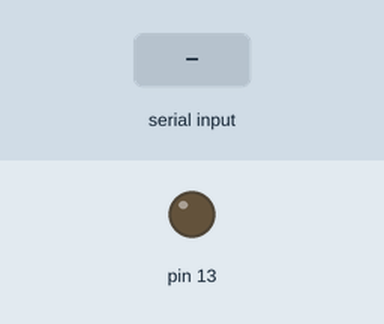
The sketch below on a simulated Arduino Uno, built with avr-gcc and run on an emulated ATmega328P. On the bench: output pins drawn as LEDs (lit = HIGH). Inputs (shaded band) come from the test bench.

Above: at 1.2 s.
1.3 s: "H" received over Serial
At 2.5 s:
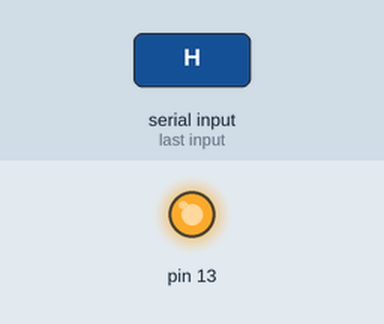
2.8 s: "L" received over Serial
At 3.8 s:
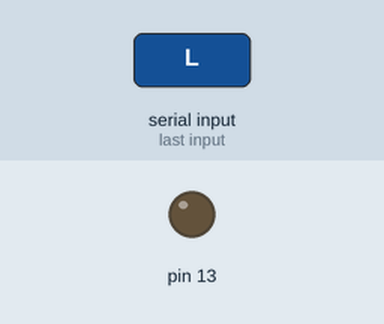
Timing chart, 0 to 5.8 s (numbered marks = the images above; inputs shaded):
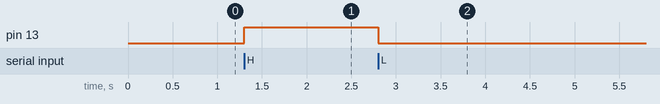

Measured:
- after the input at 1.3 s, pin 13: LOW → HIGH at once
- after the input at 2.8 s, pin 13: HIGH → LOW at once

The sketch:

clienteArduino.ino
```cpp
void setup() {
  pinMode(13, OUTPUT);
  Serial.begin(9600);
}

void loop() {
  if (Serial.available()) {
    char Letra = Serial.read();
    if (Letra == 'H') {
      digitalWrite(13, HIGH);
    }
    else if (Letra == 'L') {
      digitalWrite(13, LOW);
    }
  }
}
```
